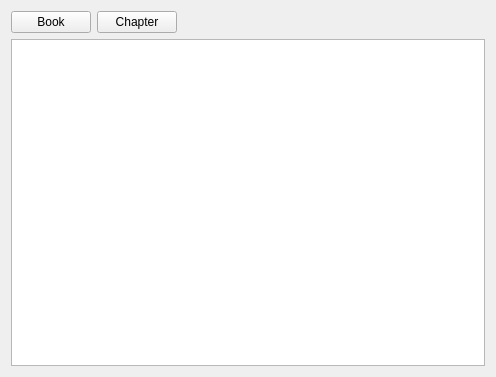
<?xml version="1.0" encoding="UTF-8"?>
<ui version="4.0">
 <class>BibleWindow</class>
 <widget class="QWidget" name="BibleWindow">
  <property name="geometry">
   <rect>
    <x>0</x>
    <y>0</y>
    <width>496</width>
    <height>377</height>
   </rect>
  </property>
  <property name="windowTitle">
   <string>Bible - KJV</string>
  </property>
  <property name="windowIcon">
   <iconset resource="resources.qrc">
    <normaloff>:/aletheia/icons/resources/open_book_small.png</normaloff>:/aletheia/icons/resources/open_book_small.png</iconset>
  </property>
  <layout class="QVBoxLayout" name="verticalLayout">
   <item>
    <layout class="QHBoxLayout" name="horizontalLayout">
     <item>
      <widget class="QPushButton" name="bookSelector">
       <property name="text">
        <string>Book</string>
       </property>
      </widget>
     </item>
     <item>
      <widget class="QPushButton" name="chapterSelector">
       <property name="text">
        <string>Chapter</string>
       </property>
      </widget>
     </item>
     <item>
      <spacer name="horizontalSpacer">
       <property name="orientation">
        <enum>Qt::Horizontal</enum>
       </property>
       <property name="sizeHint" stdset="0">
        <size>
         <width>40</width>
         <height>20</height>
        </size>
       </property>
      </spacer>
     </item>
    </layout>
   </item>
   <item>
    <widget class="QTextEdit" name="textView">
     <property name="undoRedoEnabled">
      <bool>false</bool>
     </property>
     <property name="readOnly">
      <bool>true</bool>
     </property>
     <property name="textInteractionFlags">
      <set>Qt::LinksAccessibleByKeyboard|Qt::LinksAccessibleByMouse|Qt::TextBrowserInteraction|Qt::TextSelectableByKeyboard|Qt::TextSelectableByMouse</set>
     </property>
    </widget>
   </item>
  </layout>
 </widget>
 <resources>
  <include location="resources.qrc"/>
 </resources>
 <connections/>
</ui>
